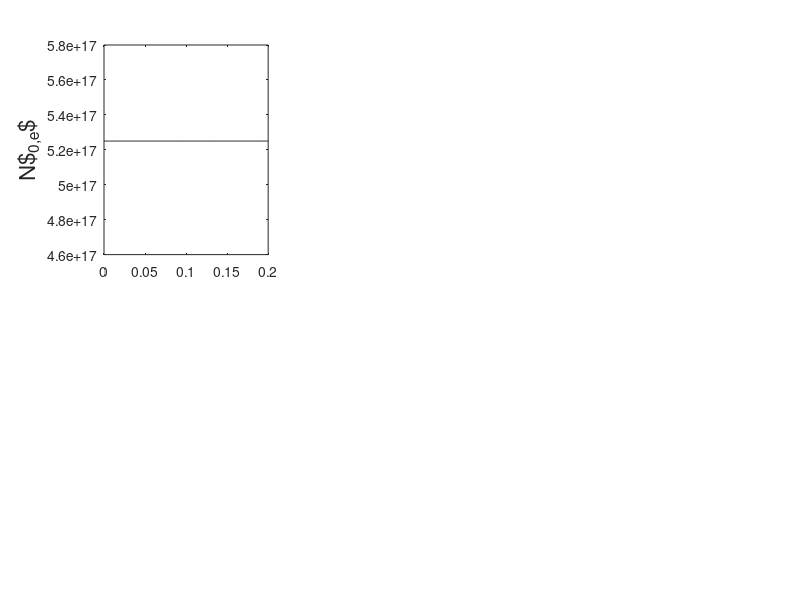

Write the MATLAB code that produced this figure. (Note: this script raises an error after producing the figure.)
%----------------------------------------%
% main script for 1D DVE loop            %
% rlbarnett c3149416 061117              %
%----------------------------------------%

%clear all; close all

%--
% constants
mu0 = 4.0*pi*1.0e-7;
eps0 = 8.85e-12;
c0 = 1.0/sqrt(eps0*mu0);

%--
% magnetic field (tesla)
B0 = 2.6;

%--
% driver freq
freq = 51.0e6;
om = 2.0*pi*freq;
k0 = om/c0;
wavel0 = (2*pi)/k0;

%--
% define wavenumbers ky and kz (/m); use values given in van eester section IV?? No
% others mentioned
ky = 5.0;
kz = 6.0;

%--
% "common local derivatives for N0, v||^2, static potential and
% ponderomotive potential" 
lamby = 1.0;
lambz = 1.0;

%--
% spatial domain
npts = 1000;
dx = 0.002;
xmin = 0.0;
xmax = 0.2;
% npts = ((xmax - xmin)/dx);
xax = linspace(xmin, xmax, npts);
% xax = xmin:dx:xmax;
% dx = (xmax - xmin)/(npts - 1);

%--
% background density -- set to zero for vacuum case
Nmax = 5.0e17;
N0 = Nmax*ones(npts,1);

%--
% initialise perturbed density as zero
N1 = zeros(npts,1);
N1e = N1;
N1i = N1;

%--
% initialise perturbed velocity as zero
v1 = zeros(npts,1);
v1e = v1;
v1i = v1;

%--
% electron constants
e = -1.6022e-19;
me = 9.11e-31;

%--
% temperature
T_ev = 15.0;

%--
% thermal velocity
vt = sqrt((T_ev*abs(e)) / me);

%--
% ion constants (95% D, 5% H)
qd = abs(e);
mp = 1.67e-27;
md = 2.0*mp;

qh = abs(e);
mh = mp;

%-- 
% cyclotron frequencies
om_ce = e*B0/me;
om_cd = qd*B0/md;
om_ch = qh*B0/mh;

%--
% temporal step
period = 2.0*pi / om_ce;
t = 0.0;
num_cyc = 10;
num_points = 100;
dt = period/num_points;
tmax = num_cyc*num_points*dt;
nmax = ((tmax - t) / dt);

%--
% rotation matrix
alpha = 0.5;
beta = 0.5;

r11 = cos(beta)*cos(alpha);
r12 = cos(beta)*sin(alpha);
r13 = -sin(beta);
r21 = -sin(alpha);
r22 = cos(alpha);
r23 = 0.0;
r31 = sin(beta)*cos(alpha);
r32 = sin(beta)*sin(alpha);
r33 = cos(beta);

rot = [[r11, r12, r13]
     [r21, r22, r23]
     [r31, r32, r33]];
 
e_para = rot(3,:);
Bvec = B0*e_para;

%--
% electron calcs; density, plasma frequency 
N0e = 1.05*N0;
om_pe = sqrt(N0e*e^2/(me*eps0));

%--
% ion calcs (95% D, 5% H); density, plasma frequency
N0d = 0.95*N0;
om_pd = sqrt(N0d*qd^2/(md*eps0));
N0h = 0.05*N0;
om_ph = sqrt(N0h*qh^2/(mh*eps0));
N0i = N0h + N0d;

%--
% plot electron densities
figure(1);
set(gcf,'Position',get(0,'Screensize'))

subplot(2,3,1)
plot(xax,N0e,'k')
ylabel('N$_{0,e}$','Fontsize',16)
ytickformat('%.2f')

subplot(2,3,2)
plot(xax,N1e,'k')
ylabel('N$_{1,e}$','Fontsize',16)
ytickformat('%.2f')

hold on

%--
% poisson solve for static potential -- solution (output) "static_pot"

poisson_sol;%(Ne, Nh, Nd, lamby, lambz, e, eps0, dx, npts);

%--
% plot static potential
subplot(2,3,3)
plot(xax,static_pot,'r')
ylabel('$\phi$ (V)','Fontsize',16)
ytickformat('%.2f')

%--
% static electric field calculation -- solution (output) "static_e(x,y,z)"

static_e;

%--
% plot static electric field solutions
subplot(2,3,4)
plot(xax,static_ex,'k')
ylabel('E$_{0,ex}$','Fontsize',16)
ytickformat('%.2f')

subplot(2,3,5)
plot(xax,static_ey,'k')
ylabel('E$_{0,ey}$','Fontsize',16)
ytickformat('%.2f')

subplot(2,3,6)
plot(xax,static_ez,'k')
ylabel('E$_{0,ez}$','Fontsize',16)
ytickformat('%.2f')

hold off

%--
% wave solver to find rf electric field -- solution (output) "rf_e(x,y,z)"

wave_sol;

%--
% plot rf wave solutions
figure(2);
set(gcf,'Position',get(0,'Screensize'))

subplot(3,3,1)
plot(xax,real(rf_ex),'k')
hold on
plot(xax,imag(rf_ex),'--b')
legend('Re[Ex]', 'Im[Ex]', 'Location', 'northwest') 
ylabel('E$_{1,ex}$','Fontsize',16)
ytickformat('%.2f')

subplot(3,3,2)
plot(xax,real(rf_ey),'k')
hold on
plot(xax,imag(rf_ey),'--b')
ylabel('E$_{1,ey}$','Fontsize',16)
ytickformat('%.2f')

subplot(3,3,3)
plot(xax,real(rf_ez),'k')
hold on
plot(xax,imag(rf_ez),'--b')
ylabel('E$_{1,ez}$','Fontsize',16)
ytickformat('%.2f')

hold on

%--
% ponderomotive acceleration calculation -- solution (output)
% "a_pond(x,y,z)"

a_pond;

%--
% plot ponderomotive potential and accelerations
subplot(3,3,4)
plot(xax,pond_pote,'r')
ylabel('$\Theta$','Fontsize',16)
ytickformat('%.2f')

subplot(3,3,7)
plot(xax,a_pondex,'k')
ylabel('$(-\nabla\Theta)_x$','Fontsize',16)
ytickformat('%.2f')

subplot(3,3,8)
plot(xax,a_pondey,'k')
ylabel('$(-\nabla\Theta)_y$','Fontsize',16)
ytickformat('%.2f')

subplot(3,3,9)
plot(xax,a_pondez,'k')
ylabel('$(-\nabla\Theta)_z$','Fontsize',16)
ytickformat('%.2f')

hold off

%--
% pressure term -- solution (output) "press(x,y,z)"

pressure;

%--
% plot pressures
figure(3);
set(gcf,'Position',get(0,'Screensize'))

subplot(3,3,1)
plot(xax,pressex,'k')
ylabel('$(\nabla N_0/N_0)_x$','Fontsize',16)
ytickformat('%.2f')

subplot(3,3,2)
plot(xax,pressey,'k')
ylabel('$(\nabla N_0/N_0)_y$','Fontsize',16)
ytickformat('%.2f')

subplot(3,3,3)
plot(xax,pressez,'k')
ylabel('$(\nabla N_0/N_0)_z$','Fontsize',16)
ytickformat('%.2f')

hold on

%--
% calculate perpendicular drift velocities analytically -- solution
% (output) "v_perp(1,2)"

v_drift;

%--
% plot perpendicular drift velocities
subplot(3,3,4)
plot(xax,vd_perp1e,'k')
ylabel('v$_{e\perp,1}$','Fontsize',16)
ytickformat('%.2f')

subplot(3,3,5)
plot(xax,vd_perp2e,'k')
ylabel('v$_{e\perp,2e}$','Fontsize',16)
ytickformat('%.2f')

%--
% solve equation 23 (DVE 2015): slow time scale continuity equation yielding v
% parallel -- solution (output)

cont_slow;

%--
% plot parallel drift velocity and perturbed velocity
subplot(3,3,6)
plot(xax,v_parae,'k')
ylabel('v$_{e\parallel}$','Fontsize',16)
ytickformat('%.2f')

subplot(3,3,7)
plot(xax,v1e,'r')
ylabel('v$_{1,e}$','Fontsize',16)
ytickformat('%.2f')

hold off

%--
% solve equation 24 (DVE 2015): slow time scale parallel equation of motion yielding log(N0) 
% -- solution (output)

eqofmot_slow;

%--
% calculate perturbed velocity

fastv_update;

%--
% solve equation 25 (DVE 2015): fast time scale continuity equation
% yielding the perturbed density 

% cont_fast;
